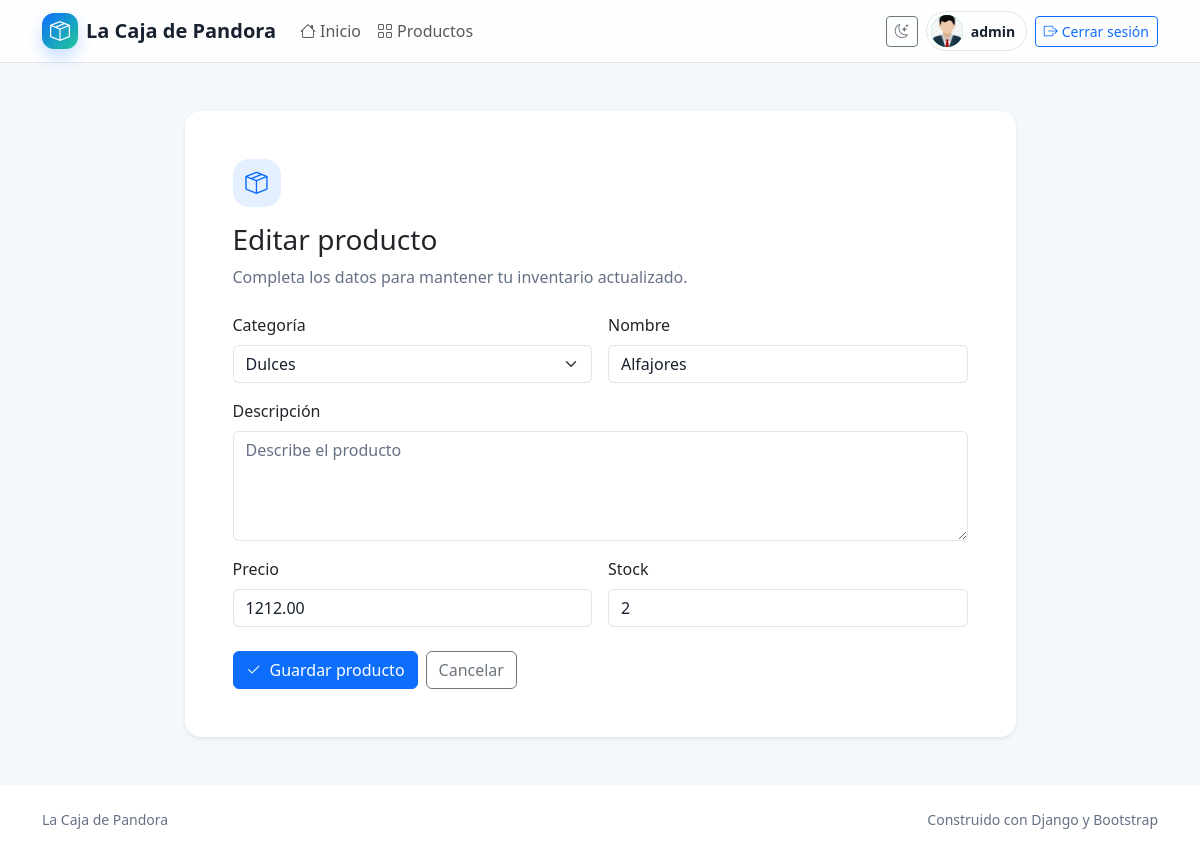
Screenshot of /producto/producto/update/4 (signed in) with the database file from the repository.
### producto/models.py (models this page shows, shortened)
class Vendedor(models.Model):
    user = models.ForeignKey(User, on_delete=models.CASCADE, verbose_name="Usuario")
    email = models.EmailField(unique=True)
    telefono = models.CharField(max_length=15, blank=True, verbose_name="Teléfono")
    imagen_perfil = models.ImageField(
        upload_to="perfiles_vendedores/", blank=True, null=True, verbose_name="Imagen de Perfil"
    )
    class Meta:
        verbose_name = "Vendedor"
        verbose_name_plural = "Vendedores"

class Producto(models.Model):
    categoria = models.ForeignKey(
        Categoria,
        on_delete=models.SET_NULL,
        null=True,
        blank=True,
        verbose_name="categoría",
        related_name="productos",
    )
    nombre = models.CharField(max_length=100, db_index=True)
    descripcion = models.TextField(blank=True, default="", verbose_name="descripción")
    precio = models.DecimalField(max_digits=10, decimal_places=2)
    stock = models.PositiveIntegerField(default=0)
    class Meta:
        verbose_name = "Producto"
        verbose_name_plural = "Productos"
        ordering = ("nombre",)
        constraints = (
            models.UniqueConstraint(fields=["categoria", "nombre"], name="unique_producto_categoria"),
        )

### producto/views/producto.py (the view)
# urls.py: path("producto/update/<int:pk>", producto.ProductoUpdateView.as_view(), name="producto_update"),
class ProductoUpdateView(SuccessMessageMixin, UpdateView):
    model = Producto
    form_class = ProductoForm
    success_url = reverse_lazy("producto:producto_list")
    success_message = "El producto se ha actualizado exitosamente"

### producto/forms.py (shortened to what this page needs)
class ProductoForm(forms.ModelForm):
    class Meta:
        model = Producto
        fields = ("categoria", "nombre", "descripcion", "precio", "stock")
        widgets = {
            "categoria": forms.Select(attrs={"class": "form-select"}),
            "nombre": forms.TextInput(attrs={"class": "form-control", "placeholder": "Nombre del producto"}),
            "descripcion": forms.Textarea(
                attrs={"class": "form-control", "placeholder": "Describe el producto", "rows": 4}
            ),
            "precio": forms.NumberInput(
                attrs={"class": "form-control", "placeholder": "0.00", "step": "0.01", "min": "0"}
            ),
            "stock": forms.NumberInput(attrs={"class": "form-control", "placeholder": "0", "min": "0"}),
        }

### producto/models.py (called while the page is built)
    def __str__(self):
        return self.nombre

### producto/templates/producto/producto_form.html (shortened to what this page needs)
{% extends "core/base.html" %}
{% block contenido %}
    <div class="container">
        <div class="row justify-content-center">
            <div class="col-12 col-xl-9">
                <section class="card border-0 shadow-sm rounded-4 p-4 p-md-5">
                    <div class="mb-4">
                        <span class="menu-icon mb-3"><i class="bi bi-box-seam"></i></span>
                        <h1 class="h3">{% if form.instance.pk %}Editar producto{% else %}Nuevo producto{% endif %}</h1>
                        <p class="text-muted mb-0">Completa los datos para mantener tu inventario actualizado.</p>
                    </div>
                    <form method="post" novalidate>
                        <div class="row g-3">
                            {% for field in form %}
                                <div class="col-12 {% if field.name == 'descripcion' %}col-md-12{% elif field.name == 'precio' or field.name == 'stock' %}col-md-6{% else %}col-md-6{% endif %}">
                                    <label class="form-label" for="{{ field.id_for_label }}">{{ field.label }}</label>
                                    {{ field }}
                                </div>
                            {% endfor %}
                        </div>
                        <div class="d-flex flex-wrap gap-2 pt-4">
                            <button class="btn btn-primary" type="submit"><i class="bi bi-check2 me-2"></i>Guardar producto</button>
                            <a class="btn btn-outline-secondary"
                               href="{% url 'producto:producto_list' %}">Cancelar</a>
                        </div>
                    </form>
                </section>
            </div>
        </div>
    </div>
{% endblock contenido %}

### core/templates/core/base.html (shortened to what this page needs)
<!DOCTYPE html>
<html lang="es">
    <head>
        <link href="https://cdn.jsdelivr.net/npm/bootstrap@5.3.3/dist/css/bootstrap.min.css"
              rel="stylesheet"
 />
        <link rel="stylesheet"
              href="https://cdn.jsdelivr.net/npm/bootstrap-icons@1.11.3/font/bootstrap-icons.min.css" />
        {% load static %}
        <link rel="stylesheet" href="{% static 'core/css/app.css' %}" />
    </head>
    <body class="d-flex flex-column min-vh-100">
        <nav class="navbar navbar-expand-lg sticky-top app-navbar border-bottom"
             aria-label="Navegación principal">
            <div class="container">
                <a class="navbar-brand d-flex align-items-center gap-2"
                   href="{% url 'core:home' %}">
                    <span class="brand-mark" aria-hidden="true"><i class="bi bi-box-seam"></i></span>
                    <span>La Caja de Pandora</span>
                </a>
                <div class="collapse navbar-collapse" id="mainNavigation">
                    <ul class="navbar-nav me-auto mb-2 mb-lg-0">
                        <li class="nav-item">
                            <a class="nav-link" href="{% url 'core:home' %}"><i class="bi bi-house me-1"></i>Inicio</a>
                        </li>
                        {% if user.is_authenticated %}
                            <li class="nav-item">
                                <a class="nav-link" href="{% url 'producto:home' %}"><i class="bi bi-grid me-1"></i>Productos</a>
                            </li>
                        {% endif %}
                    </ul>
                    <div class="d-flex flex-column flex-lg-row align-items-lg-center gap-2">
                        <button class="btn btn-sm btn-outline-secondary theme-toggle"
                                type="button"
                                aria-label="Cambiar tema"
                                title="Cambiar tema">
                            <i class="bi bi-moon-stars" aria-hidden="true"></i>
                        </button>
                        {% if user.is_authenticated %}
                            <div class="user-chip d-flex align-items-center gap-2">
                                {% with vendedor=user.vendedor_set.first %}
                                    {% if vendedor and vendedor.imagen_perfil %}
                                        <img class="avatar avatar-sm"
                                             src="{{ vendedor.imagen_perfil.url }}"
                                             alt="Imagen de perfil de {{ user.username }}" />
                                    {% else %}
                                        <span class="avatar avatar-sm avatar-fallback" aria-hidden="true">{{ user.username|first|upper }}</span>
                                    {% endif %}
                                {% endwith %}
                                <span class="small fw-semibold">{{ user.username }}</span>
                            </div>
                            <form method="post" action="{% url 'core:logout' %}" class="m-0">
                                <button class="btn btn-sm btn-outline-primary w-100" type="submit">
                                    <i class="bi bi-box-arrow-right me-1"></i>Cerrar sesión
                                </button>
                            </form>
                        {% else %}
                            <a class="btn btn-primary btn-sm" href="{% url 'core:login' %}">
                                <i class="bi bi-person me-1"></i>Iniciar sesión
                            </a>
                        {% endif %}
                    </div>
                </div>
            </div>
        </nav>
        <main class="flex-grow-1 py-4 py-lg-5">
            {% block contenido %}
            {% endblock contenido %}
        </main>
        <footer class="app-footer py-4 mt-auto">
            <div class="container d-flex flex-column flex-md-row justify-content-between gap-2 small">
                <span>La Caja de Pandora</span>
                <span>Construido con Django y Bootstrap</span>
            </div>
        </footer>
    </body>
</html>

### core/static/core/css/app.css (style rules this page uses)
:root { --app-bg: #f4f7fb; --app-surface: #ffffff; --app-surface-muted: #eaf0f7; --app-text: #18212f; --app-muted: #667085; --app-border: rgba(24, 33, 47, 0.12); --app-accent: #0d6efd; --app-accent-soft: rgba(13, 110, 253, 0.11); --app-shadow: 0 1rem 3rem rgba(24, 33, 47, 0.08); }
body { background: var(--app-bg); color: var(--app-text); }
.app-navbar, .app-footer, .surface, .card { background-color: var(--app-surface); border-color: var(--app-border) !important; }
.app-navbar { backdrop-filter: blur(14px); background-color: color-mix(in srgb, var(--app-surface) 88%, transparent); }
.app-footer { color: var(--app-muted); }
.brand-mark { display: inline-grid; width: 2.25rem; height: 2.25rem; place-items: center; border-radius: 0.75rem; color: #fff; background: linear-gradient(135deg, #0d6efd, #20c997); box-shadow: 0 0.5rem 1rem rgba(13, 110, 253, 0.22); }
.navbar-brand { color: var(--app-text); font-weight: 700; letter-spacing: 0; }
.nav-link, .navbar-brand { transition: color 160ms ease, transform 160ms ease; }
.user-chip { color: var(--app-text); padding: 0.2rem 0.65rem 0.2rem 0.25rem; border: 1px solid var(--app-border); border-radius: 2rem; }
.avatar { display: inline-grid; flex: 0 0 auto; place-items: center; overflow: hidden; color: #fff; background: #20c997; object-fit: cover; }
.avatar-sm { width: 2rem; height: 2rem; border-radius: 50%; }
.menu-icon { display: inline-grid; width: 3rem; height: 3rem; place-items: center; border-radius: 1rem; color: var(--app-accent); background: var(--app-accent-soft); font-size: 1.4rem; }
.text-muted, .form-text { color: var(--app-muted) !important; }
.form-control, .form-select { border-color: var(--app-border); background-color: var(--app-surface); color: var(--app-text); }
.form-control::placeholder { color: var(--app-muted); }

### rows the page displays
Vendedor: imagen_perfil (placeholder picture)
Producto: form "Dulces" "Alfajores" "1212.00" "2"

### other values shown
{{ user.username }} "admin"
{{ field.label }} "Categoría" "Nombre" "Descripción" "Precio" "Stock"
